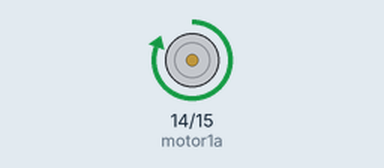
Simulated run of this program. Board: MicroPython board. Shown: motor-driver pin pairs drawn as motors (green arrow = first pin HIGH = forward, orange = second pin HIGH = backward, longer = more drive). At 20.0 s the program stops and its outputs stay as they are.

Above: at 1.0 s.
At 3.0 s:
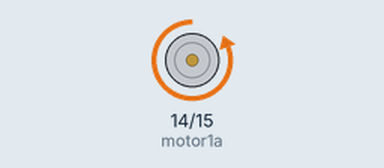
Timing chart, 0 to 5.2 s (numbered marks = the images above):
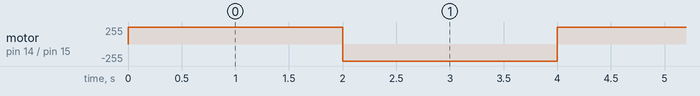

Measured:
- by itself, motor on pin 14 (motor1a) / pin 15 (motor1b): repeats every 4.0 s: backward 255/255 2.0 s, forward 255/255 2.0 s

The program:

DC_Motor.py
```python
import utime
from machine import Pin

motor1a = Pin(14, Pin.OUT)
motor1b = Pin(15, Pin.OUT)

def forward():
    motor1a.high()
    motor1b.low()
def backward():
    motor1a.low()
    motor1b.high()

def stop():
    motor1a.low()
    motor1b.low()
def test():
    forward()
    utime.sleep(2)
    backward()
    utime.sleep(2)
    stop()
for i in range(5):
    test() 
```
